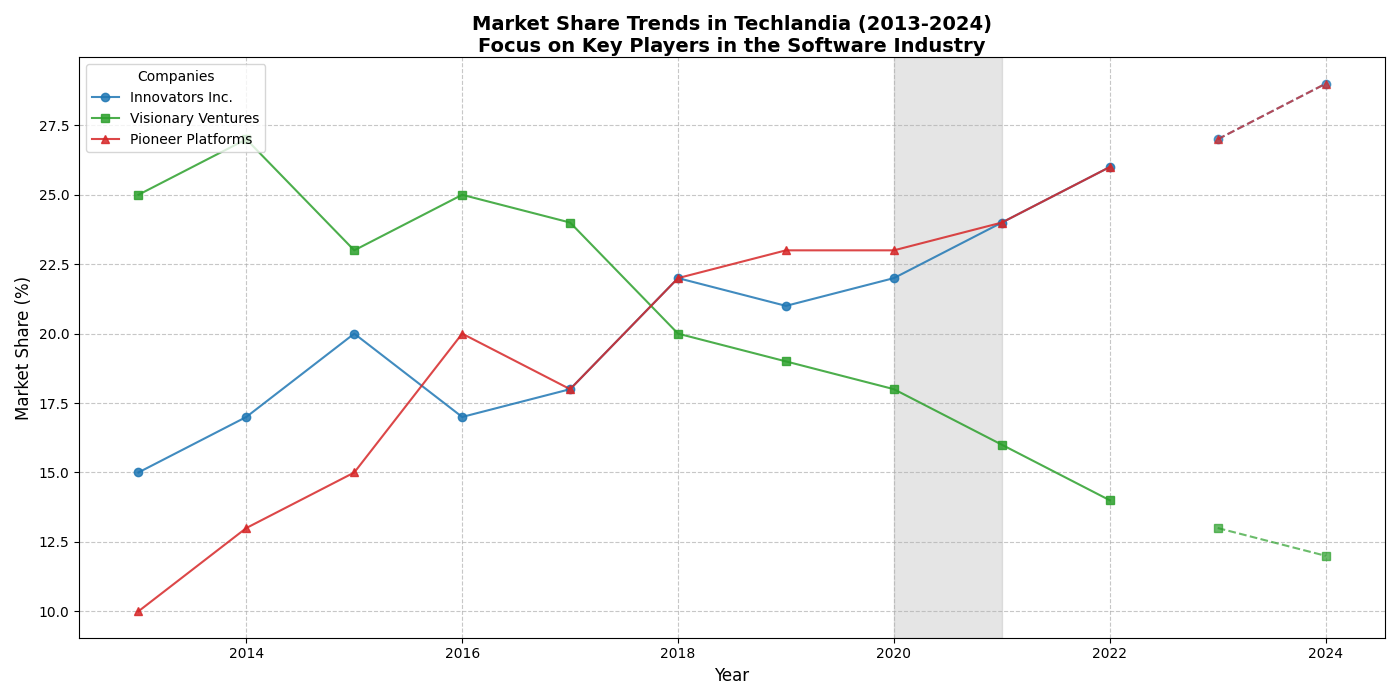

The Python source for this figure:
import matplotlib.pyplot as plt
import numpy as np

# Backstory:
# In the fictional realm of Techlandia, three rival tech companies - Innovators Inc., Visionary Ventures, and Pioneer Platforms - 
# have been competing in market share dominance in the software industry for the past decade. 
# Below is a line chart delineating each company's market share from 2013 to 2022, highlighting trends and movements over the years.

# Define the years
years = np.arange(2013, 2023)

# Market share data for each company (in percentage)
market_share_innovators = np.array([15, 17, 20, 17, 18, 22, 21, 22, 24, 26])
market_share_visionary = np.array([25, 27, 23, 25, 24, 20, 19, 18, 16, 14])
market_share_pioneer = np.array([10, 13, 15, 20, 18, 22, 23, 23, 24, 26])

# Forecasting future market shares for each company (next two years as an example)
forecast_years = np.array([2023, 2024])
forecast_innovators = np.array([27, 29])
forecast_visionary = np.array([13, 12])
forecast_pioneer = np.array([27, 29])

# Combine real data with forecasting data
all_years = np.concatenate([years, forecast_years])
all_innovators = np.concatenate([market_share_innovators, forecast_innovators])
all_visionary = np.concatenate([market_share_visionary, forecast_visionary])
all_pioneer = np.concatenate([market_share_pioneer, forecast_pioneer])

# Plotting
fig, ax = plt.subplots(figsize=(14, 7))

# Plot actual market share data
ax.plot(years, market_share_innovators, label='Innovators Inc.', marker='o', linestyle='-', color='tab:blue', alpha=0.85)
ax.plot(years, market_share_visionary, label='Visionary Ventures', marker='s', linestyle='-', color='tab:green', alpha=0.85)
ax.plot(years, market_share_pioneer, label='Pioneer Platforms', marker='^', linestyle='-', color='tab:red', alpha=0.85)

# Plot forecast market share data with a dashed style
ax.plot(forecast_years, forecast_innovators, marker='o', linestyle='--', color='tab:blue', alpha=0.7)
ax.plot(forecast_years, forecast_visionary, marker='s', linestyle='--', color='tab:green', alpha=0.7)
ax.plot(forecast_years, forecast_pioneer, marker='^', linestyle='--', color='tab:red', alpha=0.7)

# Customize chart
ax.set_xlabel('Year', fontsize=12)
ax.set_ylabel('Market Share (%)', fontsize=12)
ax.set_title('Market Share Trends in Techlandia (2013-2024)\nFocus on Key Players in the Software Industry', fontsize=14, fontweight='bold', loc='center', wrap=True)
ax.grid(True, linestyle='--', alpha=0.7)
ax.legend(title='Companies', loc='upper left', fontsize=10)

# Highlight COVID-19 period (2020-2021) with a vertical shading
ax.axvspan(2020, 2021, color='gray', alpha=0.2, label='COVID-19 Impact Period')

# Automatically adjust layout to prevent overlap
plt.tight_layout()

# Display the plot
plt.show()
